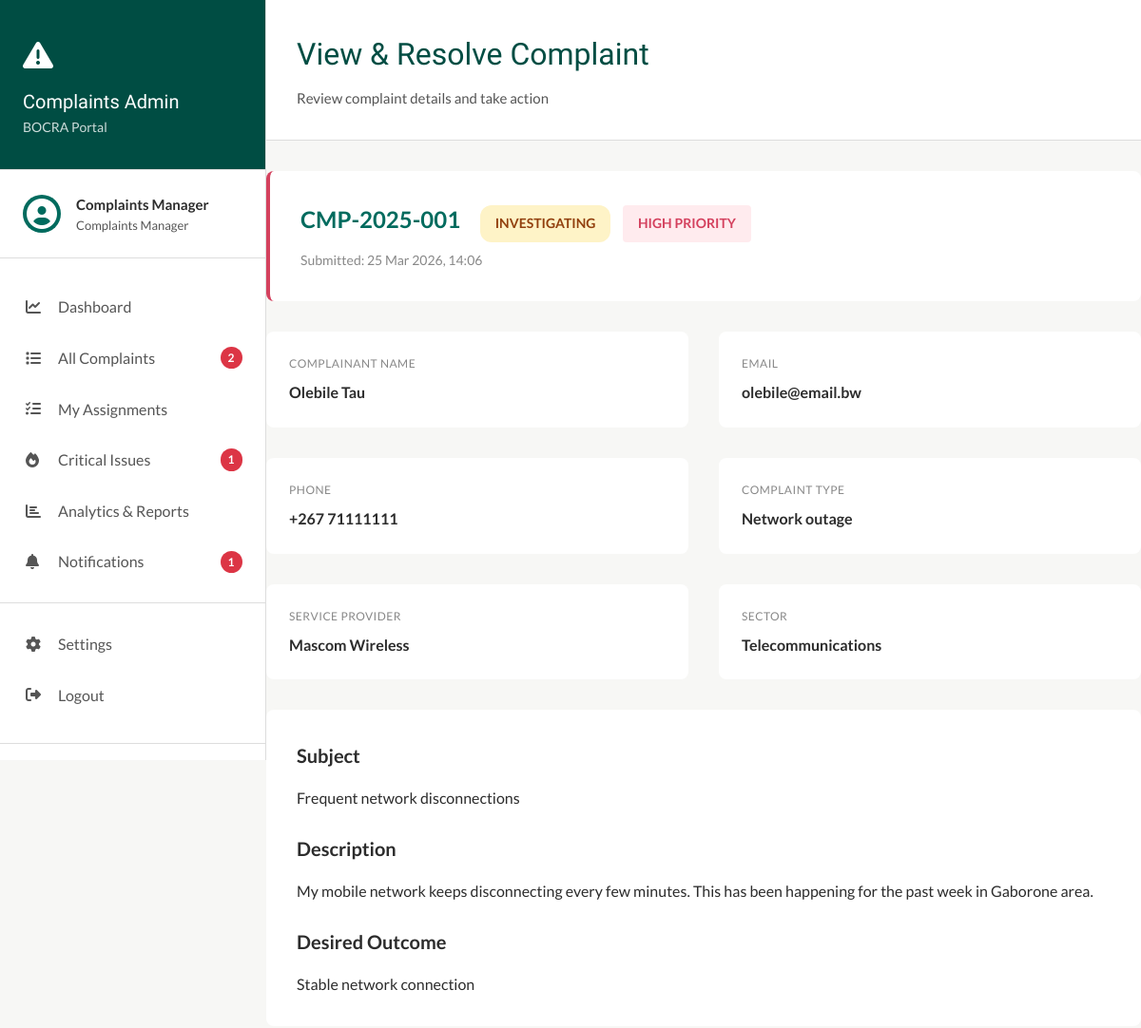
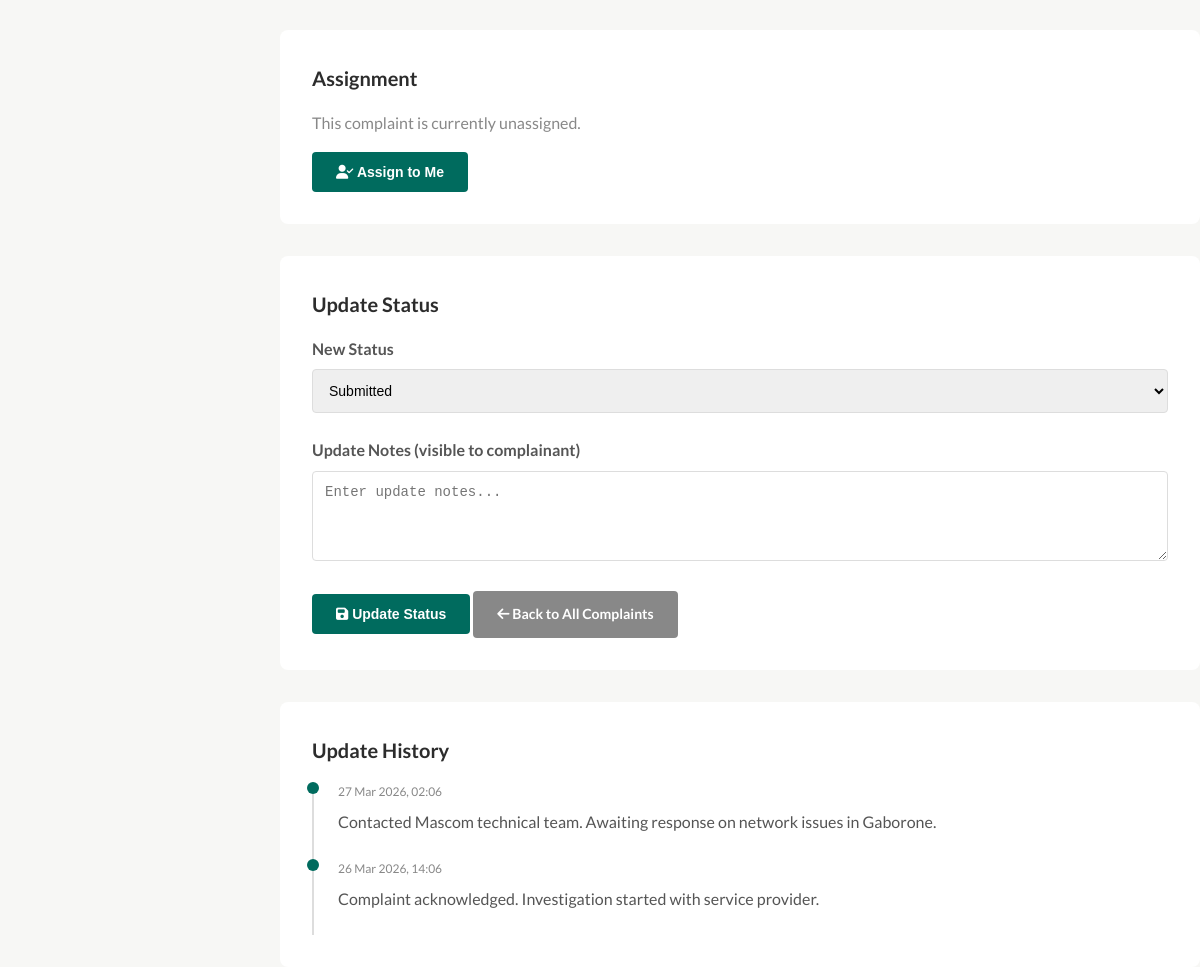
/complaints-admin/resolve-complaint.php?id=1 (signed in), run on the app's committed database (2 pictures, top to bottom).
### tables this page shows
CREATE TABLE complaints (
    id INT AUTO_INCREMENT PRIMARY KEY,
    complaint_number VARCHAR(50) NOT NULL UNIQUE,
    complainant_name VARCHAR(255) NOT NULL,
    complainant_email VARCHAR(255) NOT NULL,
    complainant_phone VARCHAR(50) NOT NULL,
    complaint_type ENUM('service_quality', 'billing', 'network_outage', 'customer_service', 'fraud', 'spam', 'data_privacy', 'other') NOT NULL,
    service_provider VARCHAR(255),
    sector ENUM('telecommunications', 'broadcasting', 'postal', 'internet') NOT NULL,
    priority ENUM('low', 'medium', 'high', 'critical') DEFAULT 'medium',
    status ENUM('submitted', 'acknowledged', 'investigating', 'pending_info', 'resolved', 'closed', 'escalated') DEFAULT 'submitted',
    subject VARCHAR(500) NOT NULL,
    description TEXT NOT NULL,
    desired_outcome TEXT,
    evidence_files JSON,
    assigned_to INT NULL,
    resolution TEXT,
    resolution_date TIMESTAMP NULL,
    feedback_rating INT,
    feedback_comment TEXT,
    submitted_at TIMESTAMP DEFAULT CURRENT_TIMESTAMP,
    acknowledged_at TIMESTAMP NULL,
    created_at TIMESTAMP DEFAULT CURRENT_TIMESTAMP,
    updated_at TIMESTAMP DEFAULT CURRENT_TIMESTAMP ON UPDATE CURRENT_TIMESTAMP,
    FOREIGN KEY (assigned_to) REFERENCES users(id) ON DELETE SET NULL,
    INDEX idx_status (status),
    INDEX idx_complaint_type (complaint_type),
    INDEX idx_priority (priority),
    INDEX idx_sector (sector),
    INDEX idx_submitted (submitted_at)
);

CREATE TABLE complaint_updates (
    id INT AUTO_INCREMENT PRIMARY KEY,
    complaint_id INT NOT NULL,
    update_type ENUM('status_change', 'admin_comment', 'user_response', 'resolution', 'escalation') NOT NULL,
    message TEXT NOT NULL,
    updated_by INT NULL,
    is_visible_to_user BOOLEAN DEFAULT TRUE,
    created_at TIMESTAMP DEFAULT CURRENT_TIMESTAMP,
    FOREIGN KEY (complaint_id) REFERENCES complaints(id) ON DELETE CASCADE,
    FOREIGN KEY (updated_by) REFERENCES users(id) ON DELETE SET NULL,
    INDEX idx_complaint (complaint_id),
    INDEX idx_created (created_at)
);

### backend/config.php (called while the page is built, shortened)
<?php
function getDB() {
    static $pdo = null;
    if ($pdo === null) {
        try {
            $pdo = new PDO(
                "mysql:host=" . DB_HOST . ";dbname=" . DB_NAME . ";charset=utf8mb4",
                DB_USER,
                DB_PASS,
                [
                    PDO::ATTR_ERRMODE => PDO::ERRMODE_EXCEPTION,
                    PDO::ATTR_DEFAULT_FETCH_MODE => PDO::FETCH_ASSOC,
                    PDO::ATTR_EMULATE_PREPARES => false
                ]
            );
        } catch (PDOException $e) {
            die("Database connection failed: " . $e->getMessage());
        }
    }
    return $pdo;
}
function dbQuery($sql, $params = []) {
    $pdo = getDB();
    $stmt = $pdo->prepare($sql);
    $stmt->execute($params);
    return $stmt->fetchAll();
}

### complaints-admin/resolve-complaint.php (the view, shortened to what this page needs)
<?php
require_once __DIR__ . '/../backend/config.php';
$user_id = $_SESSION['user_id'];
$complaint_id = $_GET['id'] ?? null;
$sql = "SELECT * FROM complaints WHERE id = ?";
$complaint_result = dbQuery($sql, [$complaint_id]);
$complaint = $complaint_result[0];
$sql = "SELECT * FROM complaint_updates WHERE complaint_id = ? ORDER BY created_at DESC";
$updates = dbQuery($sql, [$complaint_id]);
?>
<!DOCTYPE html>
<html lang="en">
<head>
    <link rel="stylesheet" href="https://cdnjs.cloudflare.com/ajax/libs/font-awesome/6.4.0/css/all.min.css">
    <link rel="stylesheet" href="<?php echo BASE_URL; ?>/assets/portal-styles.css">
</head>
<body>
    <?php include 'sidebar.php'; ?>
    <div class="main-content">
        <div class="content-header">
            <h1>View & Resolve Complaint</h1>
            <p>Review complaint details and take action</p>
        </div>
        <div class="complaint-header <?php echo $complaint['priority']; ?>">
            <div class="complaint-number">
                <?php echo htmlspecialchars($complaint['complaint_number']); ?>
                <span class="status-badge status-<?php echo $complaint['status']; ?>">
                    <?php echo ucfirst(str_replace('_', ' ', $complaint['status'])); ?>
                </span>
                <span class="priority-badge priority-<?php echo $complaint['priority']; ?>">
                    <?php echo strtoupper($complaint['priority']); ?> PRIORITY
                </span>
            </div>
            <div style="color: #888; font-size: 0.875rem;">
                Submitted: <?php echo date('d M Y, H:i', strtotime($complaint['submitted_at'])); ?>
            </div>
        </div>
        <div class="details-grid">
            <div class="detail-card">
                <div class="detail-label">Complainant Name</div>
                <div class="detail-value"><?php echo htmlspecialchars($complaint['complainant_name']); ?></div>
            </div>
            <div class="detail-card">
                <div class="detail-label">Email</div>
                <div class="detail-value"><?php echo htmlspecialchars($complaint['complainant_email']); ?></div>
            </div>
            <div class="detail-card">
                <div class="detail-label">Phone</div>
                <div class="detail-value"><?php echo htmlspecialchars($complaint['complainant_phone']); ?></div>
            </div>
            <div class="detail-card">
                <div class="detail-label">Complaint Type</div>
                <div class="detail-value"><?php echo ucfirst(str_replace('_', ' ', $complaint['complaint_type'])); ?></div>
            </div>
            <div class="detail-card">
                <div class="detail-label">Service Provider</div>
                <div class="detail-value"><?php echo htmlspecialchars($complaint['service_provider'] ?? 'N/A'); ?></div>
            </div>
            <div class="detail-card">
                <div class="detail-label">Sector</div>
                <div class="detail-value"><?php echo ucfirst($complaint['sector']); ?></div>
            </div>
        </div>
        <div class="description-card">
            <div class="section-title">Subject</div>
            <p><?php echo htmlspecialchars($complaint['subject']); ?></p>
            <div class="section-title" style="margin-top: 1.5rem;">Description</div>
            <p><?php echo nl2br(htmlspecialchars($complaint['description'])); ?></p>
            <?php if (!empty($complaint['desired_outcome'])): ?>
                <div class="section-title" style="margin-top: 1.5rem;">Desired Outcome</div>
                <p><?php echo nl2br(htmlspecialchars($complaint['desired_outcome'])); ?></p>
            <?php endif; ?>
        </div>
        <?php if (!$complaint['assigned_to'] || $complaint['assigned_to'] != $user_id): ?>
            <div class="action-form">
                <div class="section-title">Assignment</div>
                <p style="color: #888; margin-bottom: 1rem;">
                    <?php if (!$complaint['assigned_to']): ?>
                        This complaint is currently unassigned.
                    <?php else: ?>
                        This complaint is assigned to another admin.
                    <?php endif; ?>
                </p>
                <form method="POST">
                    <button type="submit" name="assign_to_me" class="btn-primary">
                        <i class="fas fa-user-check"></i> Assign to Me
                    </button>
                </form>
            </div>
        <?php endif; ?>
        <div class="action-form">
            <div class="section-title">Update Status</div>
            <form method="POST">
                <div class="form-group">
                    <label>New Status</label>
                    <select name="status" required>
                        <option value="submitted" <?php echo $complaint['status'] === 'submitted' ? 'selected' : ''; ?>>Submitted</option>
                    </select>
                </div>
                <div class="form-group">
                    <label>Update Notes (visible to complainant)</label>
                    <textarea name="notes" rows="4" placeholder="Enter update notes..."></textarea>
                </div>
                <button type="submit" name="update_status" class="btn-primary">
                    <i class="fas fa-save"></i> Update Status
                </button>
                <a href="complaints.php" class="btn-secondary">
                    <i class="fas fa-arrow-left"></i> Back to All Complaints
                </a>
            </form>
        </div>
        <?php if (count($updates) > 0): ?>
            <div class="updates-timeline">
                <div class="section-title">Update History</div>
                <?php foreach ($updates as $update): ?>
                    <div class="timeline-item">
                        <div class="timeline-date">
                            <?php echo date('d M Y, H:i', strtotime($update['created_at'])); ?>
                        </div>
                        <div class="timeline-message">
                            <?php echo nl2br(htmlspecialchars($update['message'])); ?>
                        </div>
                    </div>
                <?php endforeach; ?>
            </div>
        <?php endif; ?>
    </div>
</body>
</html>

### assets/portal-styles.css (style rules this page uses)
:root { --teal: #006B5E; --teal-dark: #004D43; --teal-light: #E8F4F2; --gold: #C9A227; --charcoal: #2C2C2C; --mid: #555555; --light: #888888; --border: #DDDDDD; --bg: #F7F7F5; --white: #FFFFFF; --danger: #DC3545; --success: #28A745; --warning: #FFC107; --info: #17A2B8; }
* { margin: 0; padding: 0; box-sizing: border-box; }
body { font-family: 'Lato', sans-serif; color: var(--charcoal); line-height: 1.6; background: var(--bg); }
h1, h2, h3, h4, h5, h6 { font-family: 'Forum', serif; font-weight: 400; color: var(--teal-dark); }
.main-content { flex: 1; margin-left: 280px; background: var(--bg); }
.btn-primary { background: var(--teal); color: var(--white); }
.btn-secondary { background: var(--mid); color: var(--white); }
.form-group { margin-bottom: 1.5rem; }
body { display: flex; margin: 0; padding: 0; }
.content-header { background: var(--white); padding: 2rem; border-bottom: 1px solid var(--border); margin-bottom: 2rem; }
.content-header h1 { font-size: 2rem; margin-bottom: 0.5rem; }
.content-header p { color: var(--mid); font-size: 0.9375rem; }
.status-badge { display: inline-block; padding: 0.25rem 0.75rem; border-radius: 12px; font-size: 0.75rem; font-weight: 600; text-transform: uppercase; }
.status-investigating { background: #fef3c7; color: #92400e; }

### complaints-admin/resolve-complaint.php (style rules this page uses)
.complaint-header { background: white; padding: 2rem; border-radius: 8px; margin-bottom: 2rem; border-left: 4px solid #006B5E; }
.complaint-header.high { border-left-color: #D4415E; }
.complaint-number { font-size: 1.5rem; font-weight: 700; color: #006B5E; margin-bottom: 0.5rem; }
.status-badge { display: inline-block; padding: 0.5rem 1rem; border-radius: 12px; font-size: 0.875rem; font-weight: 600; text-transform: uppercase; margin-left: 1rem; }
.priority-badge { display: inline-block; padding: 0.5rem 1rem; border-radius: 4px; font-size: 0.875rem; font-weight: 600; margin-left: 0.5rem; }
.priority-high { background: #FFEBEE; color: #D4415E; }
.details-grid { display: grid; grid-template-columns: repeat(auto-fit, minmax(300px, 1fr)); gap: 2rem; margin-bottom: 2rem; }
.detail-card { background: white; padding: 1.5rem; border-radius: 8px; }
.detail-label { font-size: 0.75rem; color: #888; text-transform: uppercase; letter-spacing: 0.5px; margin-bottom: 0.5rem; }
.detail-value { font-size: 1rem; color: #2C2C2C; font-weight: 600; }
.description-card { background: white; padding: 2rem; border-radius: 8px; margin-bottom: 2rem; }
.section-title { font-size: 1.25rem; font-weight: 700; color: #2C2C2C; margin-bottom: 1rem; }
.action-form { background: white; padding: 2rem; border-radius: 8px; margin-bottom: 2rem; }
.form-group { margin-bottom: 1.5rem; }
.form-group label { display: block; font-weight: 600; margin-bottom: 0.5rem; color: #555; }
.form-group select, .form-group textarea { width: 100%; padding: 0.75rem; border: 1px solid #ddd; border-radius: 4px; font-size: 0.875rem; }
.btn-primary { padding: 0.75rem 1.5rem; background: #006B5E; color: white; border: none; border-radius: 4px; cursor: pointer; font-weight: 600; font-size: 0.875rem; }
.btn-secondary { padding: 0.75rem 1.5rem; background: #888; color: white; border: none; border-radius: 4px; cursor: pointer; font-weight: 600; font-size: 0.875rem; text-decoration: none; display: inline-block; }
.updates-timeline { background: white; padding: 2rem; border-radius: 8px; }
.timeline-item { border-left: 2px solid #ddd; padding-left: 1.5rem; padding-bottom: 1.5rem; position: relative; }
.timeline-item:before { content: ''; width: 12px; height: 12px; background: #006B5E; border-radius: 50%; position: absolute; left: -7px; top: 0; }
.timeline-date { font-size: 0.75rem; color: #888; margin-bottom: 0.5rem; }
.timeline-message { color: #555; }

### data on the page
complaints: complaint_number "CMP-2025-001", status "INVESTIGATING", priority "HIGH", submitted_at "25 Mar 2026, 14:06", complainant_name "Olebile Tau", complainant_email "olebile@email.bw", complainant_phone "+267 71111111", complaint_type "Network outage", service_provider "Mascom Wireless", sector "Telecommunications", subject "Frequent network disconnections", description "My mobile network keeps disconnecting every few minutes. This has been happening for the past week in Gaborone area.", desired_outcome "Stable network connection"
complaint_updates: created_at "27 Mar 2026, 02:06", message "Contacted Mascom technical team. Awaiting response on network issues in Gaborone."
complaint_updates: created_at "26 Mar 2026, 14:06", message "Complaint acknowledged. Investigation started with service provider."

### other printed values
$_SESSION['name'] "Complaints Manager"
$pending "2"
$critical "1"
$unread "1"
